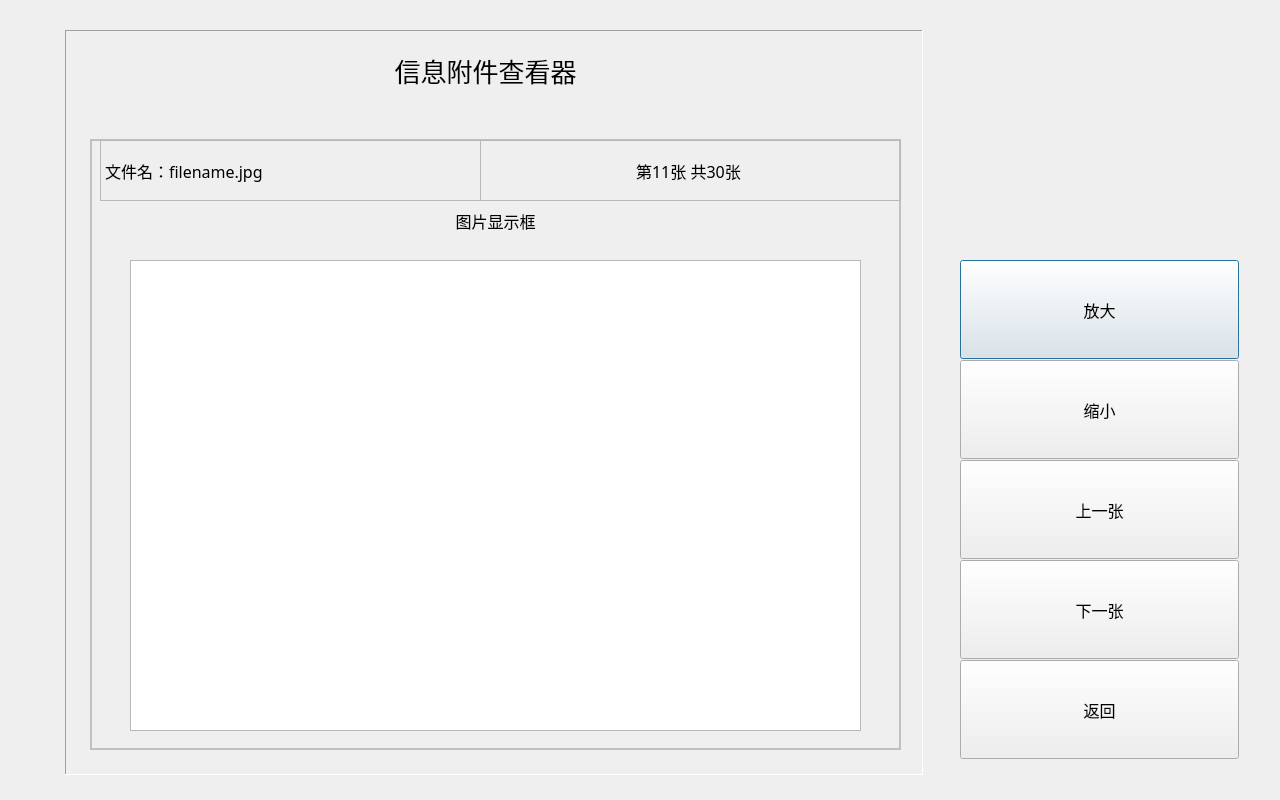
<?xml version="1.0" encoding="UTF-8"?>
<ui version="4.0">
 <class>InfoManViewAttachmentDialog</class>
 <widget class="QDialog" name="InfoManViewAttachmentDialog">
  <property name="windowModality">
   <enum>Qt::NonModal</enum>
  </property>
  <property name="geometry">
   <rect>
    <x>0</x>
    <y>0</y>
    <width>1280</width>
    <height>800</height>
   </rect>
  </property>
  <property name="windowTitle">
   <string>查看附件</string>
  </property>
  <widget class="QLabel" name="label_info_title">
   <property name="geometry">
    <rect>
     <x>140</x>
     <y>190</y>
     <width>711</width>
     <height>61</height>
    </rect>
   </property>
   <property name="font">
    <font>
     <family>AlArabiya</family>
     <pointsize>12</pointsize>
    </font>
   </property>
   <property name="layoutDirection">
    <enum>Qt::LeftToRight</enum>
   </property>
   <property name="styleSheet">
    <string notr="true">border: 0px;</string>
   </property>
   <property name="frameShape">
    <enum>QFrame::NoFrame</enum>
   </property>
   <property name="text">
    <string>图片显示框</string>
   </property>
   <property name="textFormat">
    <enum>Qt::AutoText</enum>
   </property>
   <property name="alignment">
    <set>Qt::AlignCenter</set>
   </property>
  </widget>
  <widget class="CommonPushButton" name="pushButtonInfoManViewZoomIn">
   <property name="geometry">
    <rect>
     <x>960</x>
     <y>260</y>
     <width>279</width>
     <height>99</height>
    </rect>
   </property>
   <property name="font">
    <font>
     <family>AlArabiya</family>
     <pointsize>12</pointsize>
    </font>
   </property>
   <property name="text">
    <string>放大</string>
   </property>
  </widget>
  <widget class="CommonPushButton" name="pushButtonInfoManViewZoomOut">
   <property name="geometry">
    <rect>
     <x>960</x>
     <y>360</y>
     <width>279</width>
     <height>99</height>
    </rect>
   </property>
   <property name="font">
    <font>
     <family>AlArabiya</family>
     <pointsize>12</pointsize>
    </font>
   </property>
   <property name="text">
    <string>缩小</string>
   </property>
  </widget>
  <widget class="CommonPushButton" name="pushButtonInfoManViewPrev">
   <property name="geometry">
    <rect>
     <x>960</x>
     <y>460</y>
     <width>279</width>
     <height>99</height>
    </rect>
   </property>
   <property name="font">
    <font>
     <family>AlArabiya</family>
     <pointsize>12</pointsize>
    </font>
   </property>
   <property name="text">
    <string>上一张</string>
   </property>
  </widget>
  <widget class="CommonPushButton" name="pushButtonInfoManViewNext">
   <property name="geometry">
    <rect>
     <x>960</x>
     <y>560</y>
     <width>279</width>
     <height>99</height>
    </rect>
   </property>
   <property name="font">
    <font>
     <family>AlArabiya</family>
     <pointsize>12</pointsize>
    </font>
   </property>
   <property name="text">
    <string>下一张</string>
   </property>
  </widget>
  <widget class="CommonPushButton" name="pushButtonInfoManViewReturn">
   <property name="geometry">
    <rect>
     <x>960</x>
     <y>660</y>
     <width>279</width>
     <height>99</height>
    </rect>
   </property>
   <property name="font">
    <font>
     <family>AlArabiya</family>
     <pointsize>12</pointsize>
    </font>
   </property>
   <property name="text">
    <string>返回</string>
   </property>
  </widget>
  <widget class="QGraphicsView" name="graphicsViewAttachment">
   <property name="geometry">
    <rect>
     <x>130</x>
     <y>260</y>
     <width>731</width>
     <height>471</height>
    </rect>
   </property>
   <property name="font">
    <font>
     <family>AlArabiya</family>
     <pointsize>12</pointsize>
    </font>
   </property>
   <property name="focusPolicy">
    <enum>Qt::NoFocus</enum>
   </property>
  </widget>
  <widget class="QLabel" name="labelAttachmentFileName">
   <property name="geometry">
    <rect>
     <x>100</x>
     <y>140</y>
     <width>381</width>
     <height>61</height>
    </rect>
   </property>
   <property name="font">
    <font>
     <family>AlArabiya</family>
     <pointsize>12</pointsize>
    </font>
   </property>
   <property name="frameShape">
    <enum>QFrame::StyledPanel</enum>
   </property>
   <property name="frameShadow">
    <enum>QFrame::Sunken</enum>
   </property>
   <property name="text">
    <string>文件名：filename.jpg</string>
   </property>
   <property name="alignment">
    <set>Qt::AlignLeading|Qt::AlignLeft|Qt::AlignVCenter</set>
   </property>
  </widget>
  <widget class="QLabel" name="labelAttachmentIndex">
   <property name="geometry">
    <rect>
     <x>480</x>
     <y>140</y>
     <width>421</width>
     <height>61</height>
    </rect>
   </property>
   <property name="font">
    <font>
     <family>AlArabiya</family>
     <pointsize>12</pointsize>
    </font>
   </property>
   <property name="frameShape">
    <enum>QFrame::StyledPanel</enum>
   </property>
   <property name="frameShadow">
    <enum>QFrame::Sunken</enum>
   </property>
   <property name="text">
    <string>第11张 共30张 </string>
   </property>
   <property name="alignment">
    <set>Qt::AlignCenter</set>
   </property>
  </widget>
  <widget class="QFrame" name="framePanel">
   <property name="geometry">
    <rect>
     <x>65</x>
     <y>30</y>
     <width>858</width>
     <height>745</height>
    </rect>
   </property>
   <property name="frameShape">
    <enum>QFrame::Panel</enum>
   </property>
   <property name="frameShadow">
    <enum>QFrame::Sunken</enum>
   </property>
  </widget>
  <widget class="QLabel" name="label_3">
   <property name="geometry">
    <rect>
     <x>230</x>
     <y>40</y>
     <width>511</width>
     <height>61</height>
    </rect>
   </property>
   <property name="font">
    <font>
     <family>,white</family>
     <pointsize>-1</pointsize>
     <weight>50</weight>
     <italic>false</italic>
     <bold>false</bold>
    </font>
   </property>
   <property name="styleSheet">
    <string notr="true">font: 26px, white;
border: 0px;</string>
   </property>
   <property name="text">
    <string>信息附件查看器</string>
   </property>
   <property name="alignment">
    <set>Qt::AlignCenter</set>
   </property>
  </widget>
  <widget class="QFrame" name="frameBox">
   <property name="geometry">
    <rect>
     <x>90</x>
     <y>139</y>
     <width>811</width>
     <height>611</height>
    </rect>
   </property>
   <property name="styleSheet">
    <string notr="true">background-color: transparent;
border: 2px solid #C0C0C0;</string>
   </property>
   <property name="frameShape">
    <enum>QFrame::StyledPanel</enum>
   </property>
   <property name="frameShadow">
    <enum>QFrame::Raised</enum>
   </property>
  </widget>
  <zorder>framePanel</zorder>
  <zorder>frameBox</zorder>
  <zorder>label_3</zorder>
  <zorder>label_info_title</zorder>
  <zorder>pushButtonInfoManViewZoomIn</zorder>
  <zorder>pushButtonInfoManViewZoomOut</zorder>
  <zorder>pushButtonInfoManViewPrev</zorder>
  <zorder>pushButtonInfoManViewNext</zorder>
  <zorder>pushButtonInfoManViewReturn</zorder>
  <zorder>graphicsViewAttachment</zorder>
  <zorder>labelAttachmentFileName</zorder>
  <zorder>labelAttachmentIndex</zorder>
 </widget>
 <customwidgets>
  <customwidget>
   <class>CommonPushButton</class>
   <extends>QPushButton</extends>
   <header>commonpushbutton.h</header>
  </customwidget>
 </customwidgets>
 <tabstops>
  <tabstop>pushButtonInfoManViewZoomIn</tabstop>
  <tabstop>pushButtonInfoManViewZoomOut</tabstop>
  <tabstop>pushButtonInfoManViewPrev</tabstop>
  <tabstop>pushButtonInfoManViewNext</tabstop>
  <tabstop>pushButtonInfoManViewReturn</tabstop>
 </tabstops>
 <resources/>
 <connections/>
</ui>
